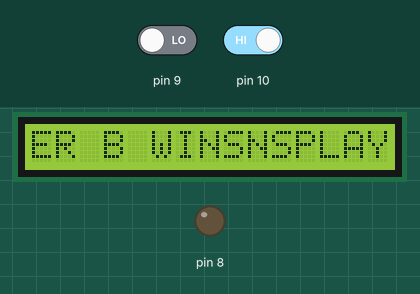
The sketch below on a simulated Arduino Uno, built with avr-gcc and run on an emulated ATmega328P. Parts: 15×1 character LCD, output pins drawn as LEDs (lit = HIGH). The inputs (shaded band) are chosen by the test bench; at power-on: pin 9 LOW, pin 10 HIGH.

Above: at 1.2 s.
1.3 s: pin 9 driven HIGH
At 2.3 s:
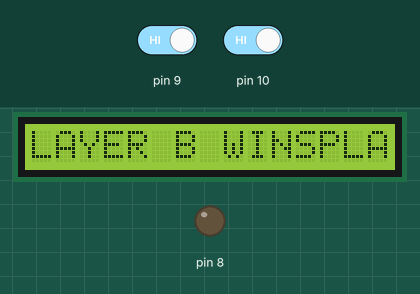
2.8 s: pin 10 driven LOW
At 2.98 s:
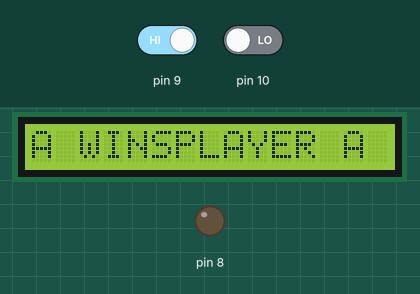
5.2 s: pin 9 driven LOW
At 6.4 s:
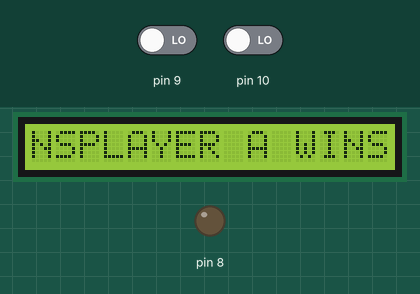
6.7 s: pin 10 driven HIGH
At 6.88 s:
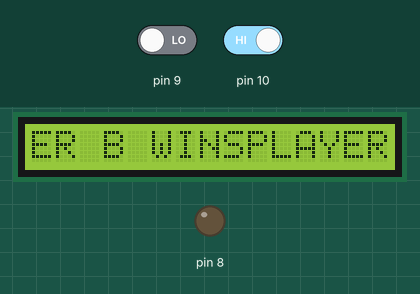
9.1 s: pin 9 driven HIGH
At 9.4 s:
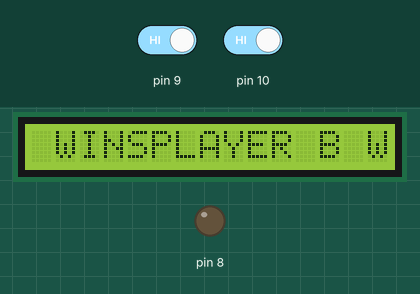
10.6 s: pin 10 driven LOW
At 10.78 s:
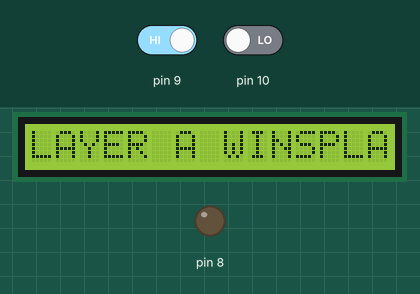
Timing chart, 0 to 13.6 s (numbered marks = the images above; inputs shaded):
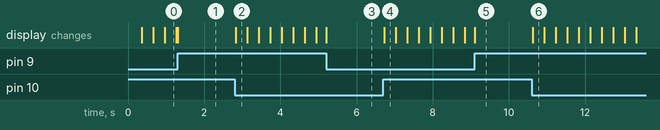

The sketch:

ARDUINO_2.ino
```cpp
#include<LiquidCrystal.h>
 LiquidCrystal lcd(2,3,4,5,12,11);
void setup()
{
  // put your setup code here, to run once:
  lcd.begin(15,1);
  Serial.begin(9600);
  pinMode(8,OUTPUT);
  pinMode(9,INPUT);
  pinMode(10,INPUT);
  lcd.print("BEGIN GAME");
}

void loop()
{
  // put your main code here, to run repeatedly:
  if(digitalRead(8)==HIGH)
  {
  lcd.clear();
  }
  if(digitalRead(9)==HIGH&&digitalRead(10)==LOW)
  {
    lcd.print("PLAYER A WINS");
  }
  if(digitalRead(10)==HIGH&&digitalRead(9)==LOW)
  {
    lcd.print("PLAYER B WINS");
  }


}
```

Measured:
- after the input at 1.3 s, the display: changes at once (image 1)
- after the input at 2.8 s, the display: changes at once (image 2)
- after the input at 5.2 s, the display: changes at once (image 3)
- after the input at 6.7 s, the display: changes at once (image 4)
- after the input at 9.1 s, the display: changes at once (image 5)
- after the input at 10.6 s, the display: changes at once (image 6)
